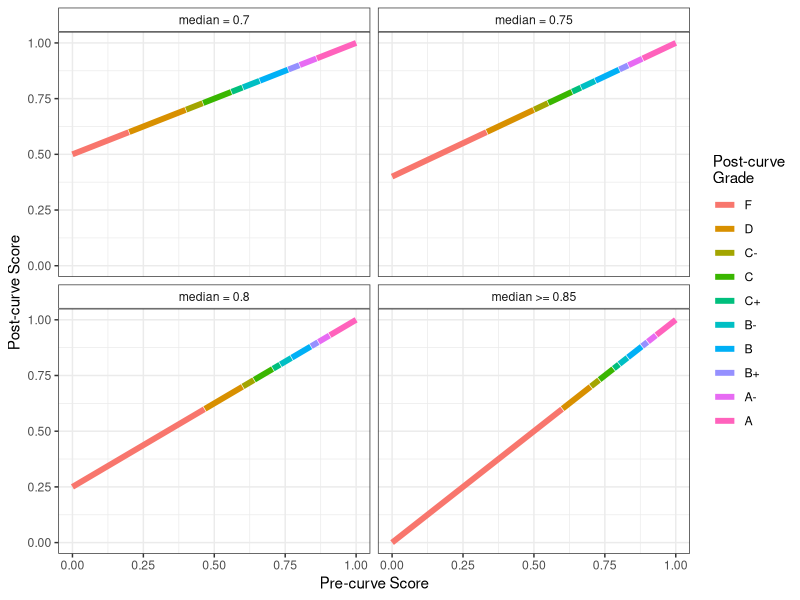

Source code (R):
## ---- chunk 1
knitr::opts_chunk$set(echo = TRUE)
## ---- chunk 2
library(tidyverse)
gradedf <- tribble(~Component, ~`Weight`,
                   "Assignments", 0.5,
                   "Hackathons", 0.15,
                   "Final Project", 0.3,
                   "Attendance and Participation", 0.05)
knitr::kable(gradedf)
## ---- chunk 3
curve_df <- data.frame(Grade = c("A", "A-", "B+", "B", "B-", "C+", "C", "C-", "D", "F"),
                       Lower = c(93, 90, 88, 83, 80, 78, 73, 70, 60, 0),
                       Upper = c(100, 92, 89, 87, 82, 79, 77, 72, 69, 59))
knitr::kable(curve_df)
## ---- chunk 4
library(plyr)
get_curve <- function(x, m) {
  (0.85 - m) / (1 - m) * (1 - x) + x
}
get_lettergrade <- function(x) {
  cut(x, breaks = c(-Inf, 0.6, 0.7, 0.73, 0.78, 0.8, 0.83, 0.88, 0.9, 0.93, Inf)) %>%
    mapvalues(from = c("(-Inf,0.6]", "(0.6,0.7]", "(0.7,0.73]", "(0.73,0.78]", "(0.78,0.8]", "(0.8,0.83]", "(0.83,0.88]", "(0.88,0.9]", "(0.9,0.93]", "(0.93, Inf]"), to = c("F", "D", "C-", "C", "C+", "B-", "B", "B+", "A-", "A"))
}
x <- seq(0, 1, length = 500)
y1 <- get_curve(x, 0.7)
lg1 <- get_lettergrade(y1)
y2 <- get_curve(x, 0.75)
lg2 <- get_lettergrade(y2)
y3 <- get_curve(x, 0.8)
lg3 <- get_lettergrade(y3)
y4 <- get_curve(x, 0.85)
lg4 <- get_lettergrade(y4)

dfdat <- data.frame(x = rep(x, 4),
                    y = c(y1, y2, y3, y4),
                    m = rep(c("median = 0.7", "median = 0.75", "median = 0.8", "median >= 0.85"), each = length(x)),
                    lg = unlist(list(lg1, lg2, lg3, lg4)))
pl <- ggplot(dfdat, aes(x = x, y = y, color = lg)) +
  geom_line(lwd = 2) +
  facet_wrap(~ m) +
  theme_bw() +
  theme(strip.background = element_rect(fill = "white")) +
  xlab("Pre-curve Score") +
  ylab("Post-curve Score") +
  guides(color=guide_legend(title="Post-curve\nGrade"))
print(pl)
